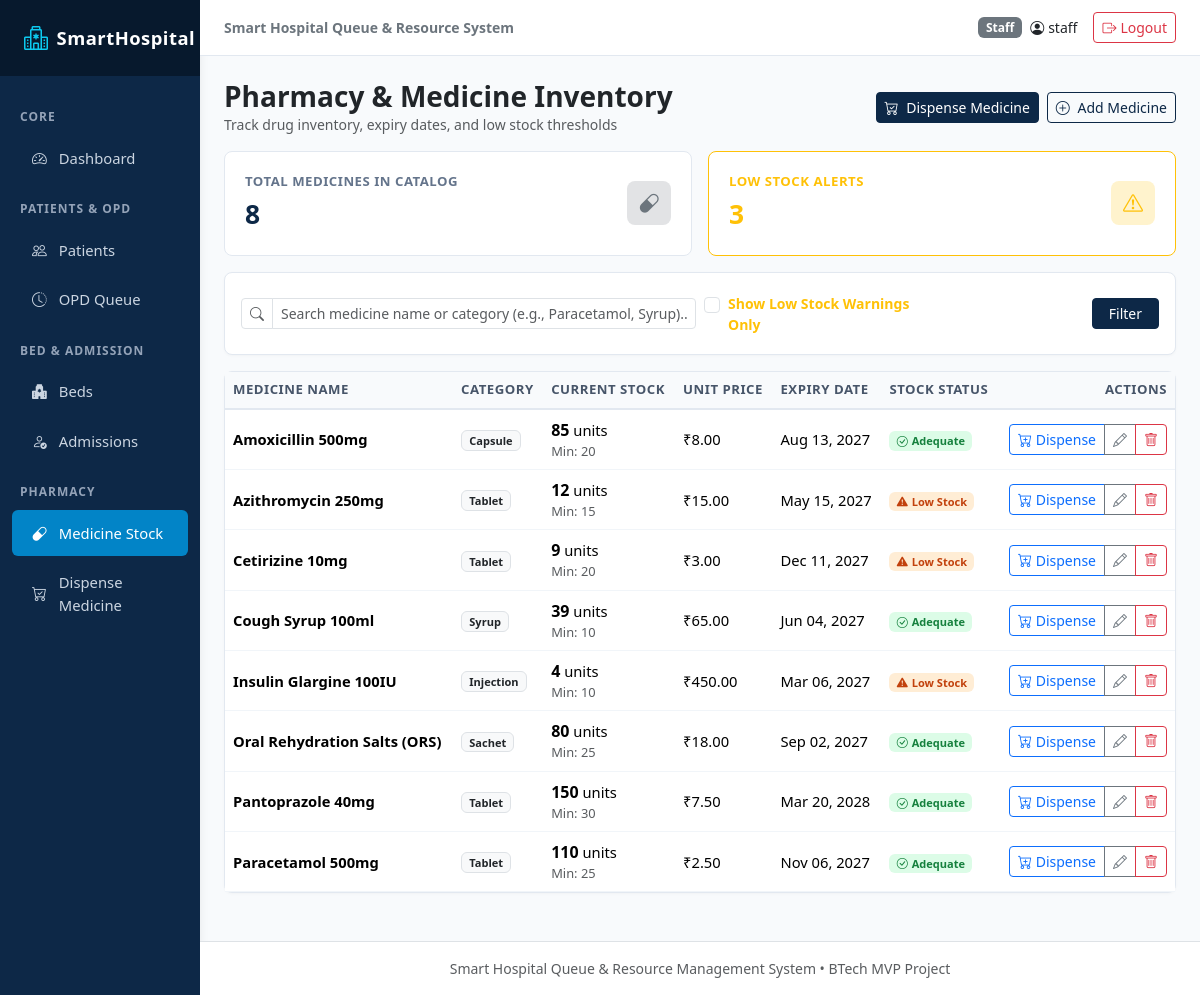
The app's page /medicines/ (signed in) with its own data.
### hospital/models.py (models this page shows, shortened)
class Medicine(models.Model):
    name = models.CharField(max_length=150, unique=True)
    category = models.CharField(max_length=50)
    quantity = models.PositiveIntegerField(default=0)
    price = models.DecimalField(max_digits=10, decimal_places=2)
    expiry_date = models.DateField()
    minimum_stock = models.PositiveIntegerField(default=10)
    class Meta:
        ordering = ['name']
    @property
    def is_low_stock(self):
        return self.quantity <= self.minimum_stock

### hospital/views.py (the view)
# urls.py: path('medicines/', views.medicine_list, name='medicine_list'),
@login_required
def medicine_list(request):
    query = request.GET.get('q', '').strip()
    filter_low_stock = request.GET.get('low_stock', '')
    medicines = Medicine.objects.all()
    if query:
        medicines = medicines.filter(
            Q(name__icontains=query) | Q(category__icontains=query)
        )
    if filter_low_stock == '1':
        medicines = medicines.filter(quantity__lte=F('minimum_stock'))
    total_count = Medicine.objects.count()
    low_stock_count = Medicine.objects.filter(quantity__lte=F('minimum_stock')).count()
    context = {
        'medicines': medicines,
        'query': query,
        'filter_low_stock': filter_low_stock,
        'total_count': total_count,
        'low_stock_count': low_stock_count,
    }
    return render(request, 'medicines/list.html', context)

### templates/medicines/list.html (shortened to what this page needs)
{% extends 'base.html' %}
{% block content %}
<div class="d-flex justify-content-between align-items-center mb-3 flex-wrap gap-2">
  <div>
    <h3 class="fw-bold text-dark mb-0">Pharmacy & Medicine Inventory</h3>
    <p class="text-muted small mb-0">Track drug inventory, expiry dates, and low stock thresholds</p>
  </div>
  <div class="d-flex gap-2">
    <a href="{% url 'medicine_dispense' %}" class="btn btn-navy btn-sm">
      <i class="bi bi-cart-check me-1"></i> Dispense Medicine
    </a>
    <a href="{% url 'medicine_add' %}" class="btn btn-outline-navy btn-sm">
      <i class="bi bi-plus-circle me-1"></i> Add Medicine
    </a>
  </div>
</div>
<div class="row g-3 mb-3">
  <div class="col-md-6">
    <div class="stat-card">
      <div class="d-flex justify-content-between align-items-center">
        <div>
          <div class="stat-label">Total Medicines in Catalog</div>
          <div class="stat-value">{{ total_count }}</div>
        </div>
        <div class="stat-icon bg-secondary-subtle text-secondary">
          <i class="bi bi-capsule"></i>
        </div>
      </div>
    </div>
  </div>
  <div class="col-md-6">
    <div class="stat-card border-warning">
      <div class="d-flex justify-content-between align-items-center">
        <div>
          <div class="stat-label text-warning">Low Stock Alerts</div>
          <div class="stat-value text-warning">{{ low_stock_count }}</div>
        </div>
        <div class="stat-icon bg-warning-subtle text-warning">
          <i class="bi bi-exclamation-triangle"></i>
        </div>
      </div>
    </div>
  </div>
</div>
<div class="card-clean p-3 mb-3">
  <form method="get" class="row g-2 align-items-center">
    <div class="col-md-6">
      <div class="input-group input-group-sm">
        <span class="input-group-text bg-white"><i class="bi bi-search text-muted"></i></span>
        <input type="text" name="q" value="{{ query }}" class="form-control" placeholder="Search medicine name or category (e.g., Paracetamol, Syrup)...">
      </div>
    </div>
    <div class="col-md-3">
      <div class="form-check pt-1">
        <input class="form-check-input" type="checkbox" name="low_stock" value="1" id="lowStockCheck" {% if filter_low_stock == '1' %}checked{% endif %}>
        <label class="form-check-label small fw-semibold text-warning" for="lowStockCheck">
          Show Low Stock Warnings Only
        </label>
      </div>
    </div>
    <div class="col-md-3 d-flex gap-2 justify-content-end">
      <button type="submit" class="btn btn-sm btn-navy px-3">Filter</button>
    </div>
  </form>
</div>
<div class="card-clean">
  <div class="table-responsive">
    <table class="table table-clean table-hover align-middle mb-0">
      <thead>
        <tr>
          <th>Medicine Name</th>
          <th>Category</th>
          <th>Current Stock</th>
          <th>Unit Price</th>
          <th>Expiry Date</th>
          <th>Stock Status</th>
          <th class="text-end">Actions</th>
        </tr>
      </thead>
      <tbody>
        {% for med in medicines %}
          <tr {% if med.is_low_stock %}class="table-warning-subtle"{% endif %}>
            <td>
              <strong>{{ med.name }}</strong>
            </td>
            <td><span class="badge bg-light text-dark border">{{ med.category }}</span></td>
            <td>
              <span class="fw-bold fs-6">{{ med.quantity }}</span> units
              <div class="small text-muted">Min: {{ med.minimum_stock }}</div>
            </td>
            <td>₹{{ med.price }}</td>
            <td class="small">{{ med.expiry_date|date:"M d, Y" }}</td>
            <td>
              {% if med.is_low_stock %}
                <span class="badge badge-warning-custom">
                  <i class="bi bi-exclamation-triangle-fill me-1"></i>Low Stock
                </span>
              {% else %}
                <span class="badge badge-available">
                  <i class="bi bi-check-circle me-1"></i>Adequate
                </span>
              {% endif %}
            </td>
            <td class="text-end">
              <div class="btn-group btn-group-sm">
                <a href="{% url 'medicine_dispense' %}?medicine={{ med.pk }}" class="btn btn-outline-primary" title="Dispense this medicine">
                  <i class="bi bi-cart-plus"></i> Dispense
                </a>
                <a href="{% url 'medicine_edit' med.pk %}" class="btn btn-outline-secondary" title="Edit Medicine / Update Stock">
                  <i class="bi bi-pencil"></i>
                </a>
                <a href="{% url 'medicine_delete' med.pk %}" class="btn btn-outline-danger" title="Delete Medicine">
                  <i class="bi bi-trash"></i>
                </a>
              </div>
            </td>
          </tr>
        {% empty %}
          <tr>
            <td colspan="7" class="text-center py-4 text-muted">No medicines found in inventory.</td>
          </tr>
        {% endfor %}
      </tbody>
    </table>
  </div>
</div>
{% endblock %}

### templates/base.html (shortened to what this page needs)
{% load static %}
<!DOCTYPE html>
<html lang="en">
<head>
  <link href="https://cdn.jsdelivr.net/npm/bootstrap@5.3.3/dist/css/bootstrap.min.css" rel="stylesheet">
  <link href="https://cdn.jsdelivr.net/npm/bootstrap-icons@1.11.3/font/bootstrap-icons.min.css" rel="stylesheet">
  <link rel="stylesheet" href="{% static 'css/custom.css' %}">
</head>
<body>
<div class="container-fluid p-0">
  <div class="row g-0">
    <nav class="col-lg-2 col-md-3 d-none d-md-block sidebar">
      <div class="brand d-flex align-items-center gap-2">
        <i class="bi bi-hospital fs-4 text-info"></i>
        <span>SmartHospital</span>
      </div>
      <div class="py-3">
        <div class="nav-heading">Core</div>
        <a href="{% url 'dashboard' %}" class="nav-link {% if request.resolver_match.url_name == 'dashboard' %}active{% endif %}">
          <i class="bi bi-speedometer2"></i>
          <span>Dashboard</span>
        </a>
        <div class="nav-heading">Patients & OPD</div>
        <a href="{% url 'patient_list' %}" class="nav-link {% if 'patient' in request.resolver_match.url_name %}active{% endif %}">
          <i class="bi bi-people"></i>
          <span>Patients</span>
        </a>
        <a href="{% url 'opd_queue' %}" class="nav-link {% if 'opd' in request.resolver_match.url_name %}active{% endif %}">
          <i class="bi bi-clock-history"></i>
          <span>OPD Queue</span>
        </a>
        <div class="nav-heading">Bed & Admission</div>
        <a href="{% url 'bed_list' %}" class="nav-link {% if 'bed' in request.resolver_match.url_name %}active{% endif %}">
          <i class="bi bi-hospital-fill"></i>
          <span>Beds</span>
        </a>
        <a href="{% url 'admission_list' %}" class="nav-link {% if 'admission' in request.resolver_match.url_name %}active{% endif %}">
          <i class="bi bi-person-check"></i>
          <span>Admissions</span>
        </a>
        <div class="nav-heading">Pharmacy</div>
        <a href="{% url 'medicine_list' %}" class="nav-link {% if request.resolver_match.url_name in 'medicine_list medicine_add medicine_edit' %}active{% endif %}">
          <i class="bi bi-capsule"></i>
          <span>Medicine Stock</span>
        </a>
        <a href="{% url 'medicine_dispense' %}" class="nav-link {% if request.resolver_match.url_name == 'medicine_dispense' %}active{% endif %}">
          <i class="bi bi-cart-check"></i>
          <span>Dispense Medicine</span>
        </a>
      </div>
    </nav>
    <div class="col-lg-10 col-md-9 main-content">
      <header class="top-navbar d-flex justify-content-between align-items-center">
        <div class="d-flex align-items-center gap-3">
          <span class="fw-semibold text-secondary small d-none d-sm-inline">Smart Hospital Queue & Resource System</span>
        </div>
        <div class="d-flex align-items-center gap-3">
          {% if user.is_authenticated %}
            <div class="d-flex align-items-center gap-2">
              <span class="badge {% if user.is_superuser %}bg-primary{% else %}bg-secondary{% endif %}">
                {% if user.is_superuser %}Admin{% else %}Staff{% endif %}
              </span>
              <span class="fw-medium text-dark small"><i class="bi bi-person-circle me-1"></i>{{ user.username }}</span>
            </div>
            <a href="{% url 'logout' %}" class="btn btn-sm btn-outline-danger d-flex align-items-center gap-1">
              <i class="bi bi-box-arrow-right"></i>
              <span class="d-none d-sm-inline">Logout</span>
            </a>
          {% endif %}
        </div>
      </header>
      <main class="content-body">
        {% block content %}{% endblock %}
      </main>
      <footer class="text-center py-3 text-muted small border-top bg-white mt-auto">
        Smart Hospital Queue & Resource Management System &bull; BTech MVP Project
      </footer>
    </div>
  </div>
</div>
</body>
</html>

### static/css/custom.css (style rules this page uses)
:root { --navy-primary: #0d2847; --navy-dark: #07192d; --navy-light: #163d6b; --blue-accent: #0284c7; --blue-light-bg: #f0f7fd; --bg-page: #f8fafc; --text-dark: #1e293b; --text-muted: #64748b; --status-available: #16a34a; --status-occupied: #dc2626; --status-warning: #ea580c; --border-color: #e2e8f0; }
body { background-color: var(--bg-page); color: var(--text-dark); font-family: system-ui, -apple-system, "Segoe UI", Roboto, "Helvetica Neue", Arial, sans-serif; min-height: 100vh; }
.sidebar { background-color: var(--navy-primary); min-height: 100vh; box-shadow: 2px 0 8px rgba(0, 0, 0, 0.05); }
.sidebar .brand { padding: 1.25rem 1.5rem; background-color: var(--navy-dark); color: #ffffff; font-weight: 700; font-size: 1.15rem; letter-spacing: 0.5px; }
.sidebar .nav-link { color: #cbd5e1; padding: 0.75rem 1.25rem; font-size: 0.925rem; font-weight: 500; display: flex; align-items: center; gap: 0.75rem; border-radius: 6px; margin: 0.2rem 0.75rem; transition: all 0.2s ease; }
.sidebar .nav-link.active { color: #ffffff; background-color: var(--blue-accent); }
.sidebar .nav-heading { font-size: 0.75rem; text-transform: uppercase; letter-spacing: 1px; color: #94a3b8; padding: 1rem 1.25rem 0.35rem; font-weight: 600; }
.main-content { min-height: 100vh; display: flex; flex-direction: column; }
.top-navbar { background-color: #ffffff; border-bottom: 1px solid var(--border-color); padding: 0.75rem 1.5rem; }
.content-body { padding: 1.5rem; flex-grow: 1; }
.stat-card { background: #ffffff; border: 1px solid var(--border-color); border-radius: 8px; padding: 1.25rem; transition: transform 0.15s ease, box-shadow 0.15s ease; }
.stat-card .stat-icon { width: 44px; height: 44px; border-radius: 8px; display: flex; align-items: center; justify-content: center; font-size: 1.25rem; }
.stat-card .stat-value { font-size: 1.65rem; font-weight: 700; color: var(--navy-primary); margin-top: 0.25rem; }
.stat-card .stat-label { font-size: 0.825rem; color: var(--text-muted); text-transform: uppercase; letter-spacing: 0.5px; font-weight: 600; }
.card-clean { background: #ffffff; border: 1px solid var(--border-color); border-radius: 8px; box-shadow: 0 1px 3px rgba(0, 0, 0, 0.03); margin-bottom: 1.5rem; }
.table-clean th { background-color: #f8fafc; color: #475569; font-weight: 600; font-size: 0.825rem; text-transform: uppercase; letter-spacing: 0.5px; border-bottom: 2px solid var(--border-color); }
.table-clean td { vertical-align: middle; font-size: 0.92rem; border-bottom: 1px solid #f1f5f9; }
.badge-available { background-color: #dcfce7; color: #15803d; font-weight: 600; }
.badge-warning-custom { background-color: #ffedd5; color: #c2410c; font-weight: 600; }
.btn-navy { background-color: var(--navy-primary); border-color: var(--navy-primary); color: #ffffff; }
.btn-outline-navy { color: var(--navy-primary); border-color: var(--navy-primary); }

### records on screen
Medicine: name "Amoxicillin 500mg", category "Capsule", quantity "85", minimum_stock "20", price "8.00", expiry_date "Aug 13, 2027", shows "Adequate"
Medicine: name "Azithromycin 250mg", category "Tablet", quantity "12", minimum_stock "15", price "15.00", expiry_date "May 15, 2027", shows "Low Stock"
Medicine: name "Cetirizine 10mg", category "Tablet", quantity "9", minimum_stock "20", price "3.00", expiry_date "Dec 11, 2027", shows "Low Stock"
Medicine: name "Cough Syrup 100ml", category "Syrup", quantity "39", minimum_stock "10", price "65.00", expiry_date "Jun 04, 2027", shows "Adequate"
Medicine: name "Insulin Glargine 100IU", category "Injection", quantity "4", minimum_stock "10", price "450.00", expiry_date "Mar 06, 2027", shows "Low Stock"
Medicine: name "Oral Rehydration Salts (ORS)", category "Sachet", quantity "80", minimum_stock "25", price "18.00", expiry_date "Sep 02, 2027", shows "Adequate"
Medicine: name "Pantoprazole 40mg", category "Tablet", quantity "150", minimum_stock "30", price "7.50", expiry_date "Mar 20, 2028", shows "Adequate"
Medicine: name "Paracetamol 500mg", category "Tablet", quantity "110", minimum_stock "25", price "2.50", expiry_date "Nov 06, 2027", shows "Adequate"

### other values on screen
{{ user.username }} "staff"
{{ total_count }} "8"
{{ low_stock_count }} "3"
